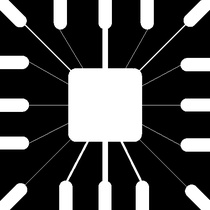
%> input picture list-7/imgs/wire-bond.jpg, 210 x 210 px, shrunk from 486 x 486 before the run
$ octave script.m   (GNU Octave 9; MATLAB toolbox functions it lacks are replaced by stand-ins)
%> lines starting %> are read from the running program, lines starting %| are printed output that depends on the picture; in (x1, y1, x2, y2) boxes, pixels count from 0 and x2, y2 are one past the last pixel; in counts of white or black regions, pixels touching at a corner belong together; the program's own positions count from 1
### list-7/erosion.m
function [res] = erosion(img,elem)

[nl nc] = size(img);
[nle nce] = size(elem);

% posição central da estrutura
pivot = fix(nle/2);

res = zeros(nl,nc);

for i = 1:1:nl
    for j = 1:1:nc
        covered = 1;
        if(img(i,j)==1)
            elemi = 1;
            for k=i - pivot:1:(i-pivot)+nle-1
                if (covered == 0)
                    break;
                end
                elemj = 1;
                for l=j - pivot:1:(j-pivot)+nce-1
                    if(elem(elemi,elemj)==1)
                        if (((k<1 || k>nl) || (l<1 || l>nc)))
                            covered = 0;
                            break;
                        elseif(img(k,l)==0)
                            covered = 0;
                            break;
                        end
                    end
                    elemj = elemj + 1;
                end
                elemi = elemi + 1;
            end
            if(covered == 0)
                res(i,j)=0;
            else
                res(i,j)=1;
            end
        end

    end
end

end

### list-7/dilation.m
function [res] = dilation(img,elem)

[nl nc] = size(img);
[nle nce] = size(elem);

% posição central da estrutura
pivot = fix(nle/2);

res = zeros(nl,nc);

for i = 1:1:nl
    for j = 1:1:nc
        covered = 1;
        if(img(i,j)==0)
            elemi = 1;
            for k=i - pivot:1:(i-pivot)+nle-1
                if (covered == 0)
                    break;
                end
                elemj = 1;
                for l=j - pivot:1:(j-pivot)+nce-1
                    if (elem(elemi,elemj)==1)
                        if (((k<1 || k>nl) || (l<1 || l>nc)))
                            covered = 0;
                            break;
                        elseif(img(k,l)==1)
                            covered = 0;
                            break;
                        end
                    end

                    elemj = elemj + 1;
                end
                elemi = elemi + 1;
            end
            if(covered == 1)
                res(i,j)=1;
            else
                res(i,j)=0;
            end
        end

    end
end

for i = 1:1:nl
    for j = 1:1:nc
        if(res(i,j)==1)
            res(i,j)=0;
        else
            res(i,j)=1;
        end
    end
end
end

### list-7/closing.m
function [res] = closing(img, elem)

res = dilation(img,elem);

res = erosion(res,elem);

end

### list-7/opening.m
function [res] = opening(img, elem)

res = erosion(img,elem);

res = dilation(res,elem);

end

### list-7/script.m
% Exercício 1 -----------------------------------------------------

img = imread('wire-bond.jpg')
%> img is the input picture: size 210x210 uint8; min 0, max 255, mean 71.9
img = double(img)
%> img: size 210x210 double

elem = ones(45,45);

res = erosion(img,elem);
%> after the loop in erosion, `for i = 1:1:nl`: res: size 210x210 double; every value is 0
%> after the loop in erosion, `for i = 1:1:nl`: elemi = 2; elemj = 4
imwrite(uint8(res),'ex1.jpg');

% Exercício 2 -----------------------------------------------------

img = imread('text.tif')
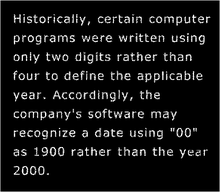
%> input picture list-7/imgs/text.tif, 220 x 192 px, shrunk from 508 x 444 before the run
%> img is the input picture: size 192x220 uint8; min 0, max 255, mean 21.4

elem = [0 1 0; 1 1 1; 0 1 0]

res = dilation(img,elem);
%> after the loop in dilation, `for i = 1:1:nl`:
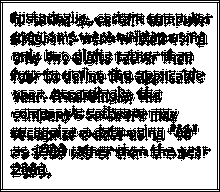
%> res: size 192x220 double; values 0 (black) and 1 (white), 62.3% white; 70 black regions (42 under 20 px), largest, box (x1, y1, x2, y2) and area: (10, 124, 148, 160) 1723, (0, 0, 220, 192) 1628, (78, 30, 208, 48) 1210
imwrite(res,'ex2.tif');

% Exercício 3 -----------------------------------------------------
% a) Opening
img = imread('text.tif')

elem = [0 1 0; 1 1 1; 0 1 0];

res = opening(img,elem);
%> call 2 of erosion, with elem = [0 1 0; 1 1 1; 0 1 0]
%> after the loop in erosion (call 2), `for i = 1:1:nl`:
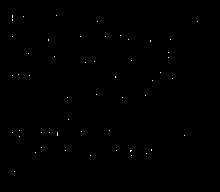
%> res: size 192x220 double; values 0 (black) and 1 (white), 0.15% white in thin lines or dots, all inside (x1, y1, x2, y2) = (12, 15, 198, 172)
%> after the loop in erosion (call 2), `for i = 1:1:nl`: elemi = 2
%> call 2 of dilation, with elem = [0 1 0; 1 1 1; 0 1 0]
%> after the loop in dilation (call 2), `for i = 1:1:nl`:
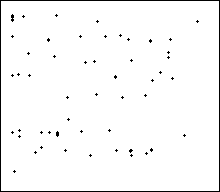
%> res: size 192x220 double; values 0 (black) and 1 (white), 97.4% white; black in thin lines or dots
%> after the loop in dilation (call 2), `for i = 1:1:nl`: elemi = 3
%> after the loop in dilation (call 2), `for i = 1:1:nl`: res: size 192x220 double; values 0 (black) and 1 (white), 2.6% white in thin lines or dots
imwrite(res,'ex3a.tif');

% b) Closing
img = imread('text.tif')

elem = [0 1 0; 1 1 1; 0 1 0];

res = closing(img,elem);
%> call 3 of erosion, with elem = [0 1 0; 1 1 1; 0 1 0]
%> after the loop in erosion (call 3), `for i = 1:1:nl`:
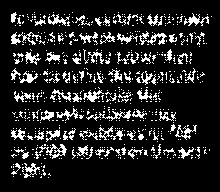
%> res: size 192x220 double; values 0 (black) and 1 (white), 14% white in thin lines or dots, all inside (x1, y1, x2, y2) = (11, 12, 212, 178)
imwrite(res,'ex3b.tif');
